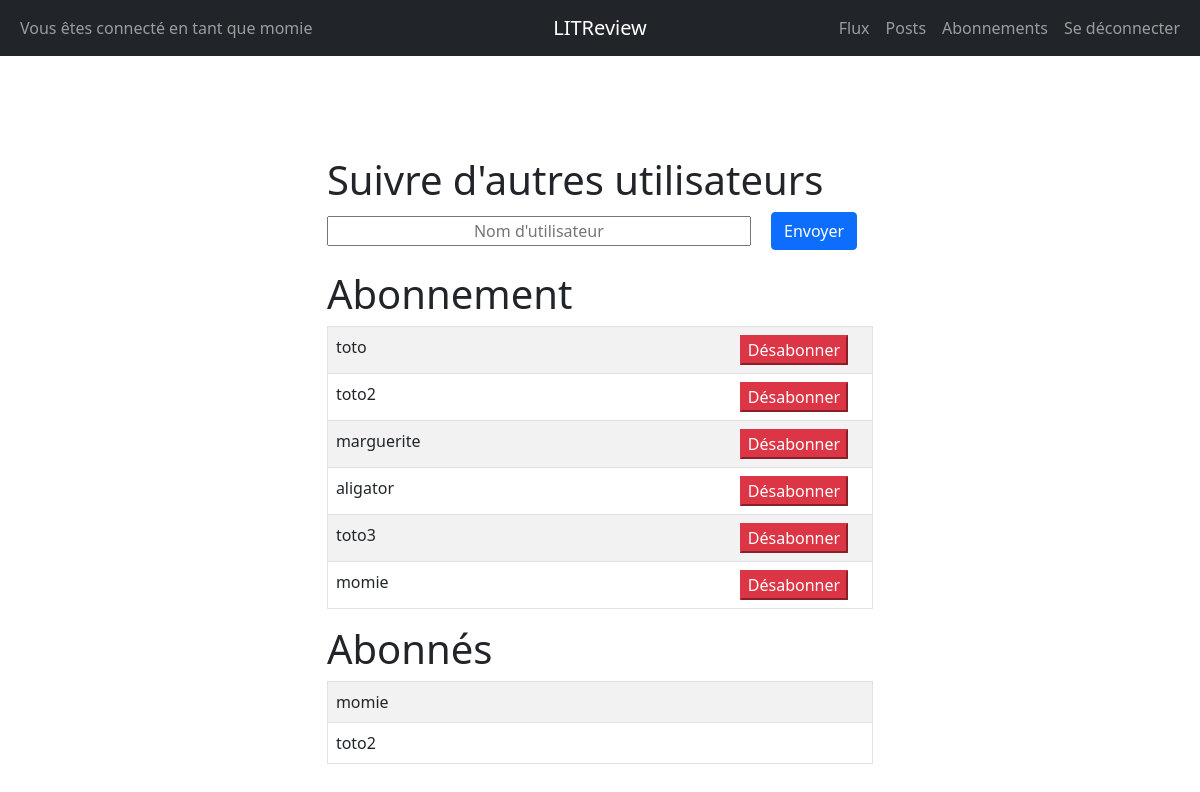
Before: /abonnements/ (signed in) with the older database file.
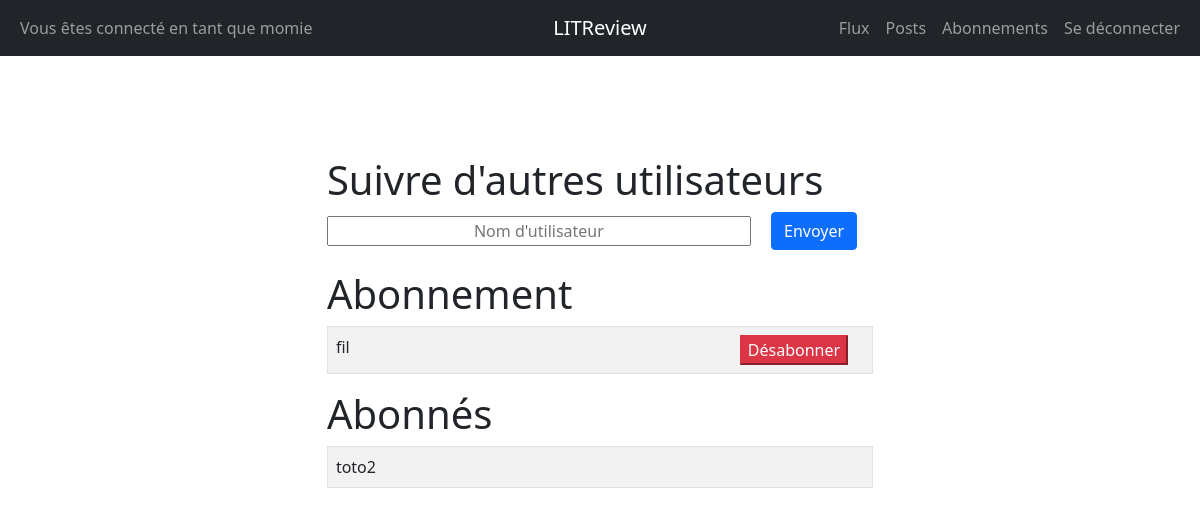
After: the same page with the newer database file.
### inscription/models.py (models this page shows)
class User(AbstractUser):
    pass

class UserFollows(models.Model):
    user = models.ForeignKey(User, on_delete=models.CASCADE, related_name='following')
    followed_user = models.ForeignKey(User, on_delete=models.CASCADE, related_name='followed_by')
    class Meta:
        unique_together = ('user', 'followed_user')

### inscription/views.py (the view, shortened to what this page needs)
# urls.py: path('abonnements/', views.abonnements, name='abonnements'),
@login_required
def abonnements(request):
    form = forms.FollowForm()
    message = ''
    follow = UserFollows.objects.all().filter(user=request.user)
    followed_by = UserFollows.objects.all().filter(followed_user=request.user)
    return render(request, 'inscription/abonnements.html',
                  context={'form': form, 'follow': follow, 'followed_by': followed_by, 'message': message})

### inscription/forms.py
class FollowForm(forms.Form):
    username = forms.CharField(
        widget=forms.TextInput(attrs={'placeholder': 'Nom d\'utilisateur', 'size': '40px', 'class': 'text-center'}, ),
        label='')

### inscription/templates/inscription/abonnements.html (shortened to what this page needs)
{% extends 'inscription/base.html' %}
{% block content %}
<div class="d-flex flex-column">
    <div>
        <h1>Suivre d'autres utilisateurs</h1>
        <div>
            <form method="post">
                {{ form }}
                <button type="submit" class="btn btn-primary mx-3 mb-1">Envoyer</button>
            </form>
        </div>
    </div>
    <div>
        <h1>Abonnement</h1>
        <table class="table table-striped border">
            {% for i in follow %}
             <tr>
                  <td>{{ i.followed_user }}</td>
                  <td class="text-end">
                      <form action="{% url 'abonnements' %}" method="post" >
                          <button type="submit" class=" btn-danger mx-3 ">Désabonner</button>
                      </form>
                  </td>
              </tr>
            {% endfor %}
        </table>
    </div>
    <div>
        <h1>Abonnés</h1>
          <table class="table table-striped border">
              {% for i in followed_by %}
              <tr>
                  <td>{{ i.user }}</td>
              </tr>
              {% endfor %}
          </table>
    </div>
</div>
{% endblock %}

### inscription/templates/inscription/base.html (shortened to what this page needs)
<!DOCTYPE html>
<html lang="en">
    <head>
        <link href="https://cdn.jsdelivr.net/npm/bootstrap@5.1.3/dist/css/bootstrap.min.css" rel="stylesheet">
    </head>
    <body>
    <nav class="navbar navbar-expand-md navbar-dark bg-dark">
    <div class="container-fluid">
        <div class="navbar-collapse collapse w-100 order-1 order-md-0 dual-collapse2">
            {%  if user.is_authenticated %}
              <ul class="navbar-nav me-auto">
                <li class="nav-item active">
                    <a class="nav-link" href="#">Vous êtes connecté en tant que {{ request.user }}</a>
                </li>
            </ul>
            {% endif %}
        </div>
        <div class="mx-auto order-0">
            <a class="navbar-brand mx-auto" href="{% url 'accueil' %}">LITReview</a>
        </div>
        <div class="navbar-collapse collapse w-100 order-3 dual-collapse2">
            {%  if user.is_authenticated %}
            <ul class="navbar-nav ms-auto">
                <li class="nav-item">
                    <a class="nav-link" href={% url 'flux' %}>Flux</a>
                </li>
                <li class="nav-item">
                    <a class="nav-link" href={% url 'my_posts' %}>Posts</a>
                </li>
                <li class="nav-item">
                    <a class="nav-link" href={% url 'abonnements' %}>Abonnements</a>
                </li>
                <li class="nav-item">
            <a class="nav-link" href="{% url 'logout' %}">Se déconnecter</a>
                </li>
            </ul>
            {% endif %}
        </div>
    </div>
</nav>
    <div class="d-flex justify-content-center" style="margin-top:100px;">
    {% block content %}{% endblock %}
    </div>
    </body>
</html>

Changed rows visible on the page:
removed UserFollows: followed_user "toto", shown under "Abonnement"
removed UserFollows: followed_user "toto2", shown under "Abonnement"
removed UserFollows: followed_user "marguerite", shown under "Abonnement"
removed UserFollows: followed_user "aligator", shown under "Abonnement"
removed UserFollows: followed_user "toto3", shown under "Abonnement"
removed UserFollows: followed_user "momie", user "momie"
added UserFollows: followed_user "fil", shown under "Abonnement"
